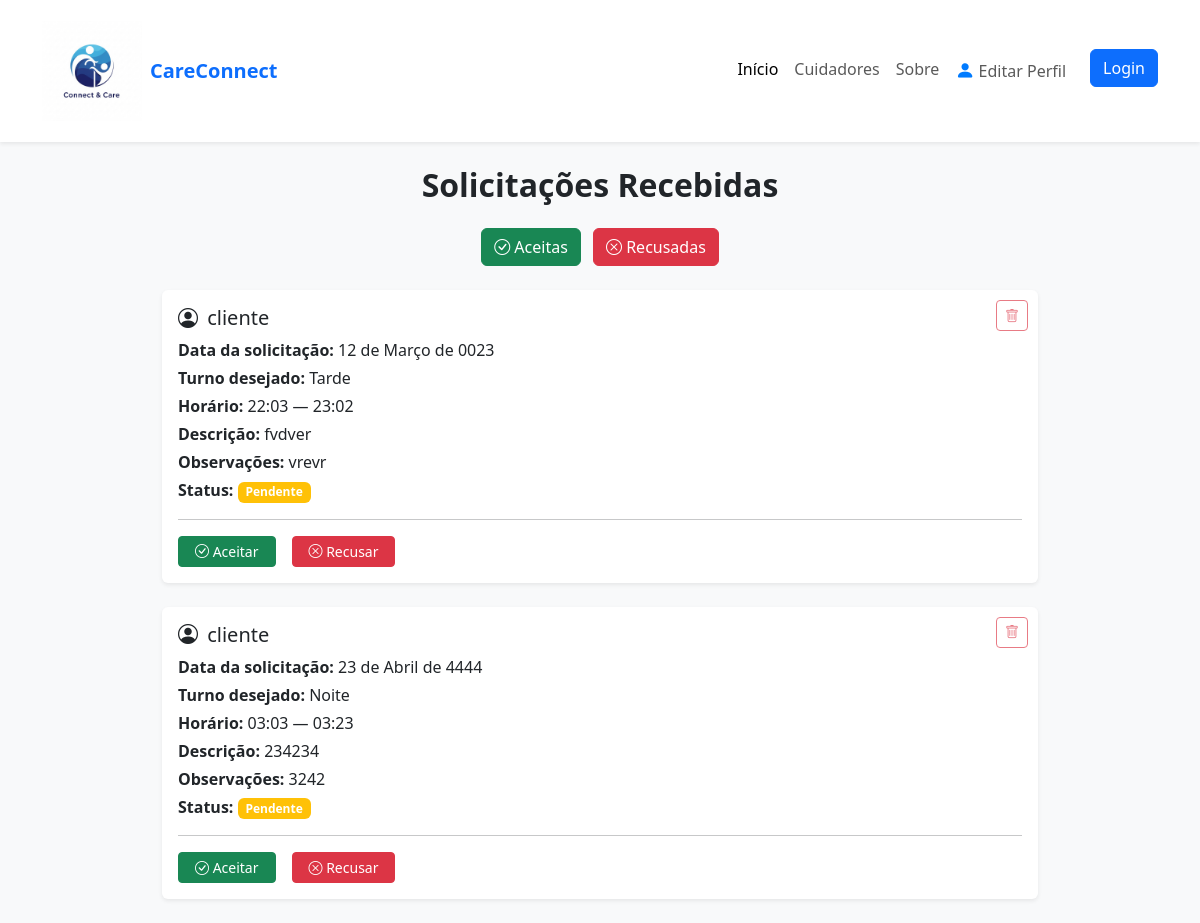
The page /cuidador/solicitacoes/ on the database its author committed.
### pfi/models.py (models this page shows, shortened)
class Solicitacao(models.Model):
    data_solicitacao=models.DateField()
    turno=models.CharField(max_length=100)
    horario_inicial=models.TimeField()
    horario_final=models.TimeField()
    status=models.CharField(max_length=100)
    observacao=models.TextField()
    descricao=models.TextField()
    cliente=models.ForeignKey(Cliente, on_delete=models.DO_NOTHING)
    cuidador=models.ForeignKey(Cuidador, on_delete=models.DO_NOTHING)

class Usuario(models.Model):
    nome = models.CharField(max_length=100)
    email = models.EmailField()
    cpf = models.CharField(max_length=20)
    telefone = models.CharField(max_length=15)
    senha = models.CharField(max_length=128)
    data_cadastro = models.DateTimeField(auto_now_add=True)
    data_nasc = models.DateField()
    foto = models.ImageField(upload_to="fotos_cuidadores/", null=True, blank=True)

### pfi/views.py (the view)
# urls.py: path("cuidador/solicitacoes/", SolicitacoesCuidadorView.as_view(), name="solicitacoes_cuidador"),
class SolicitacoesCuidadorView(ListView):
    model = Solicitacao
    template_name = "solicitacoes_cuidador.html"
    context_object_name = "solicitacoes"

### pfi/templates/solicitacoes_cuidador.html (shortened to what this page needs)
{% load static %}
<!DOCTYPE html>
<html lang="pt-br">
<head>
    <link href="https://cdn.jsdelivr.net/npm/bootstrap@5.3.0/dist/css/bootstrap.min.css" rel="stylesheet">
    <link href="https://cdn.jsdelivr.net/npm/bootstrap-icons/font/bootstrap-icons.css" rel="stylesheet">
</head>
<body class="bg-light">
    {% include 'menu.html' %}
    <div class="container mt-4" style="max-width: 900px;">
        <h2 class="mb-4 text-center fw-bold">Solicitações Recebidas</h2>
        <div class="text-center mb-4">
            <a href="{% url 'solicitacoes_aceitas' %}" class="btn btn-success me-2">
                <i class="bi bi-check-circle"></i> Aceitas
            </a>
            <a href="{% url 'solicitacoes_recusadas' %}" class="btn btn-danger">
                <i class="bi bi-x-circle"></i> Recusadas
            </a>
        </div>
        {% if solicitacoes %}
            {% for s in solicitacoes %}
            <div class="card mb-4 shadow-sm border-0" style="position: relative;">
                <div class="card-body">
                    <button class="btn btn-outline-danger btn-sm btn-lixeira" style="position: absolute; top: 10px; right: 10px;"
                        {% if s.status == 'pendente' %} disabled {% endif %}>
                        <i class="bi bi-trash"></i>
                    </button>
                    <h5 class="card-title">
                        <i class="bi bi-person-circle me-1"></i>
                        {{ s.cliente.nome }}
                    </h5>
                    <p class="mb-1"><strong>Data da solicitação:</strong> {{ s.data_solicitacao }}</p>
                    <p class="mb-1"><strong>Turno desejado:</strong> {{ s.turno }}</p>
                    <p class="mb-1"><strong>Horário:</strong> {{ s.horario_inicial }} — {{ s.horario_final }}</p>
                    <p class="mb-1"><strong>Descrição:</strong> {{ s.descricao }}</p>
                    {% if s.observacao %}
                    <p class="mb-1"><strong>Observações:</strong> {{ s.observacao }}</p>
                    {% endif %}
                    <p class="mb-2">
                        <strong>Status:</strong>
                        {% if s.status == 'pendente' %}
                        <span class="badge bg-warning">Pendente</span>
                        {% elif s.status == 'aceita' %}
                        <span class="badge bg-success">Aceita</span>
                        {% elif s.status == 'recusada' %}
                        <span class="badge bg-danger">Recusada</span>
                        {% elif s.status == 'cancelada' %}
                        <span class="badge bg-dark">Cancelada</span>
                        {% elif s.status == 'concluida' %}
                        <span class="badge bg-primary">Concluída</span>
                        {% endif %}
                    </p>
                    <hr>
                    {% if s.status == 'pendente' %}
                    <form method="post" class="d-flex gap-2">
                        <a href="{% url 'aceitar_solicitacao' s.id %}" class="btn btn-success btn-sm px-3">
                            <i class="bi bi-check-circle"></i> Aceitar
                        </a>
                        <a href="{% url 'recusar_solicitacao' s.id %}" class="btn btn-danger btn-sm px-3 ms-2">
                            <i class="bi bi-x-circle"></i> Recusar
                        </a>
                    </form>
                    {% endif %}
                </div>
            </div>
            {% endfor %}
        {% else %}
            <p class="text-center text-muted">
                <i class="bi bi-inbox fs-3 d-block mb-2"></i>
                Nenhuma solicitação no momento.
            </p>
        {% endif %}
    </div>
</body>
</html>

### rows shown on the page
Solicitacao: cliente.nome "cliente", data_solicitacao "12 de Março de 0023", turno "Tarde", horario_inicial "22:03", horario_final "23:02", descricao "fvdver", observacao "vrevr", status "Pendente"
Solicitacao: cliente.nome "cliente", data_solicitacao "23 de Abril de 4444", turno "Noite", horario_inicial "03:03", horario_final "03:23", descricao "234234", observacao "3242", status "Pendente"
